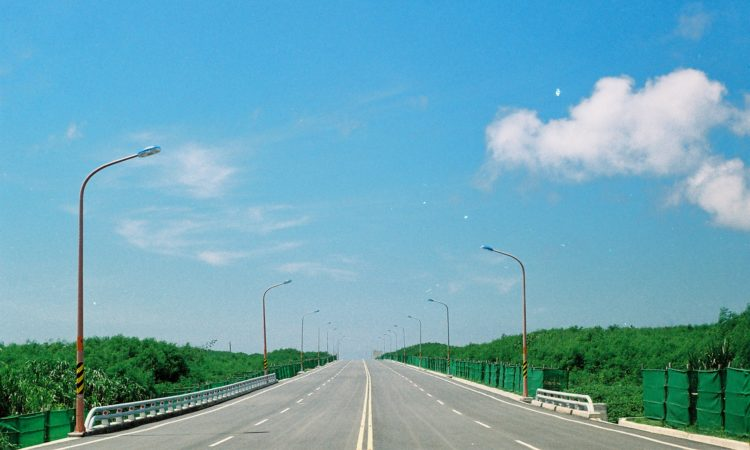
#> input picture your_source_directory/A1486541280.jpg, 750 x 450 px; its folder holds only this picture in this run
$ python index.py
#> lines starting #> are read from the running program, lines starting #| are printed output that depends on the picture
from PIL import Image
import os

# 源目錄和目標目錄
source_directory = "./your_source_directory"
output_directory = "./new_cover"

# 確保目標目錄存在，如果不存在則創建
if not os.path.exists(output_directory):
    os.makedirs(output_directory)

# 獲取源目錄下所有文件
file_list = os.listdir(source_directory)

# 循環處理每個文件
for filename in file_list:
    if filename.lower().endswith(('.jpg', '.jpeg', '.png', '.gif', '.webp')):  # 僅處理圖片文件
        input_path = os.path.join(source_directory, filename)
        output_path = os.path.join(output_directory, filename)

        # 打開圖像
        img = Image.open(input_path)
#> img is the input picture: PIL image 750x450 RGB; mean R, G, B 109.3, 166.7, 182.6

        # 計算縮放比例
        target_width = 1920
        target_height = 1230
        scale = max(target_width / img.width, target_height / img.height)
#> scale = 2.73

        # 計算新的寬度和高度
        new_width = int(img.width * scale)
#> new_width = 2050
        new_height = int(img.height * scale)
#> new_height = 1230

        # 調整圖像大小
        img_resized = img.resize((new_width, new_height))

        # 創建新的圖像並居中
        new_img = Image.new("RGB", (target_width, target_height), "white")
#> new_img: PIL image 1920x1230 RGB; every value is 255
        offset = ((target_width - img_resized.width) // 2, (target_height - img_resized.height) // 2)
#> offset = (-65, 0)
        new_img.paste(img_resized, offset)
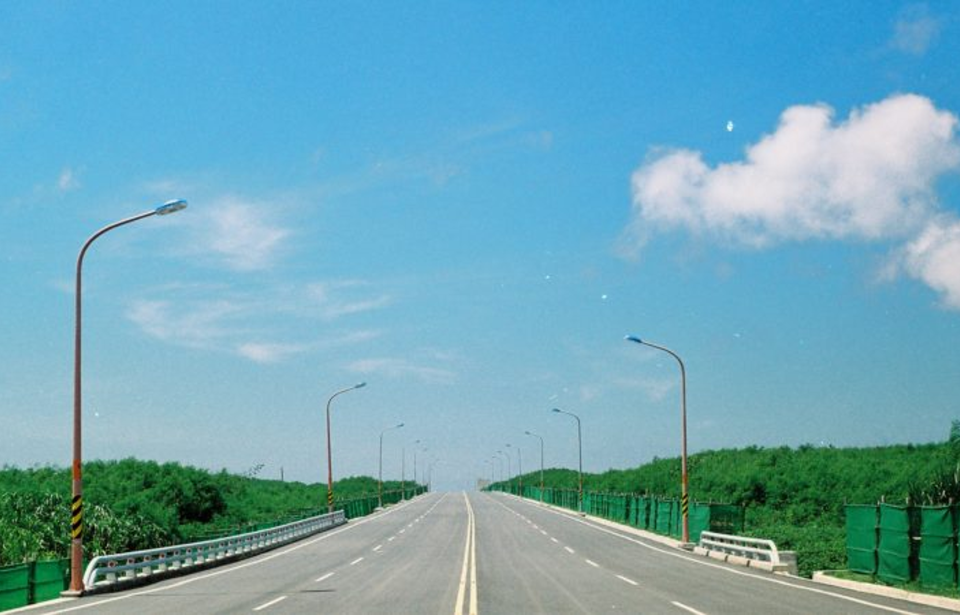
#> new_img: PIL image 1920x1230 RGB (shown at 1/2 size); mean R, G, B 110.8, 167.7, 183.9

        # 裁剪超出畫布的部分
        new_img = new_img.crop((0, 0, target_width, target_height))

        # 保存圖像
        new_img.save(output_path)

        print(f"處理完成: {filename}")

print("所有圖片處理完成。")

$ run again, on your_source_directory/A1486541323.jpg
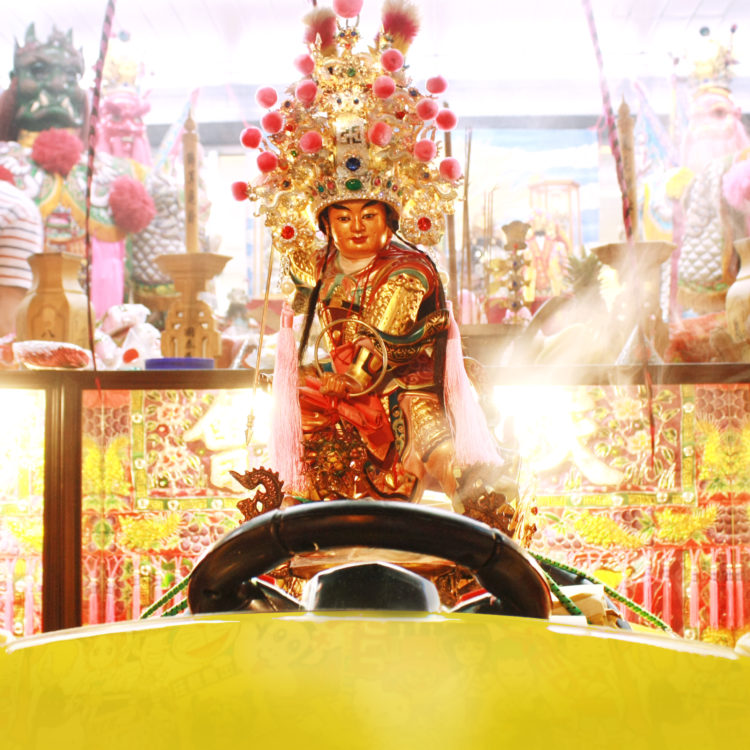
#> input picture your_source_directory/A1486541323.jpg, 750 x 750 px
#> img is the input picture: PIL image 750x750 RGB; mean R, G, B 217, 183.3, 134.4
#> `new_img.paste(img_resized, offset)`:
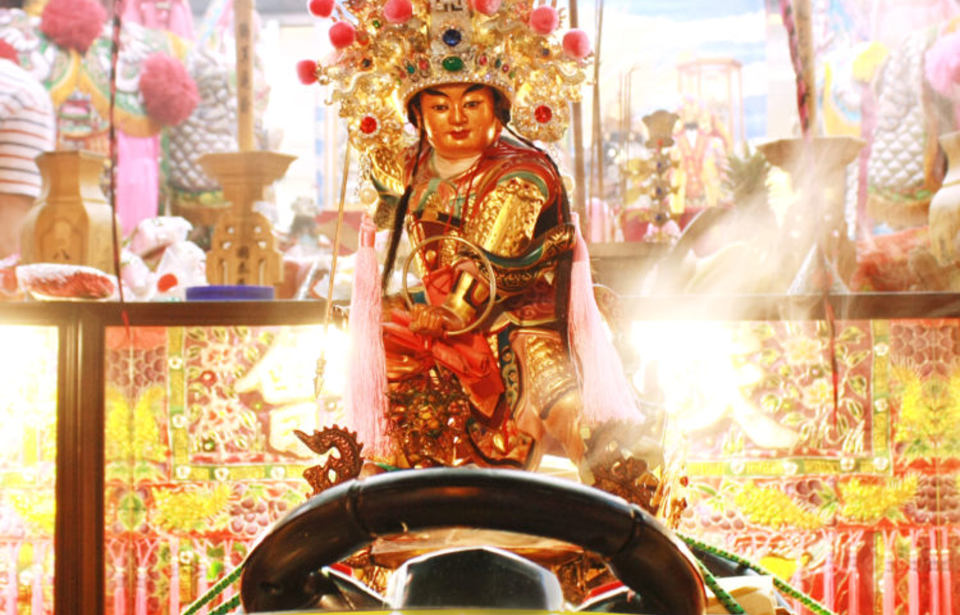
#> new_img: PIL image 1920x1230 RGB (shown at 1/2 size); mean R, G, B 208.3, 167.7, 132.4

$ run again, on your_source_directory/A1486541402.jpg
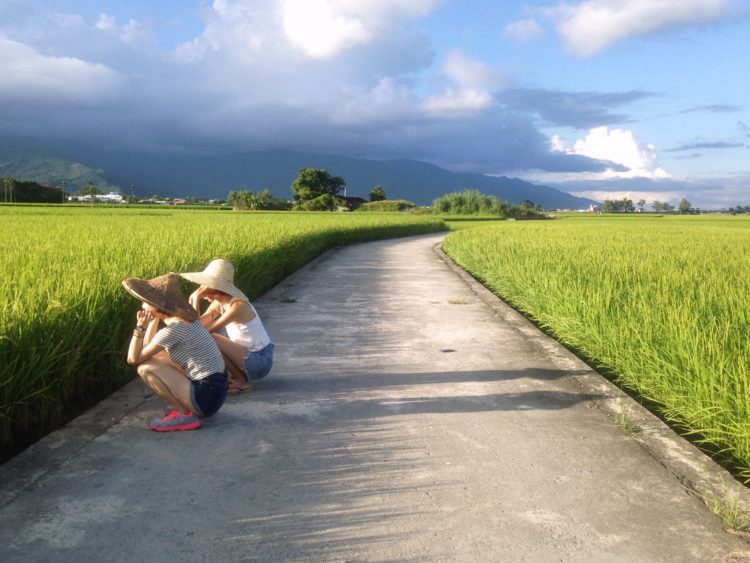
#> input picture your_source_directory/A1486541402.jpg, 750 x 563 px
#> img is the input picture: PIL image 750x563 RGB; mean R, G, B 144.8, 152.3, 140.1
#> `new_img.paste(img_resized, offset)`:
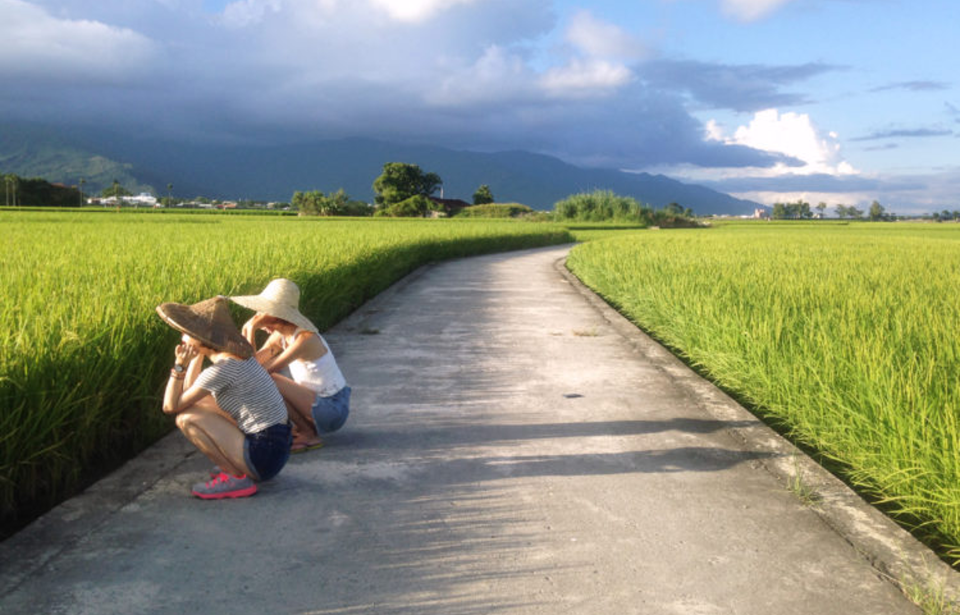
#> new_img: PIL image 1920x1230 RGB (shown at 1/2 size); mean R, G, B 140.6, 148.1, 131.8

$ run again, on your_source_directory/A1486541289.jpg
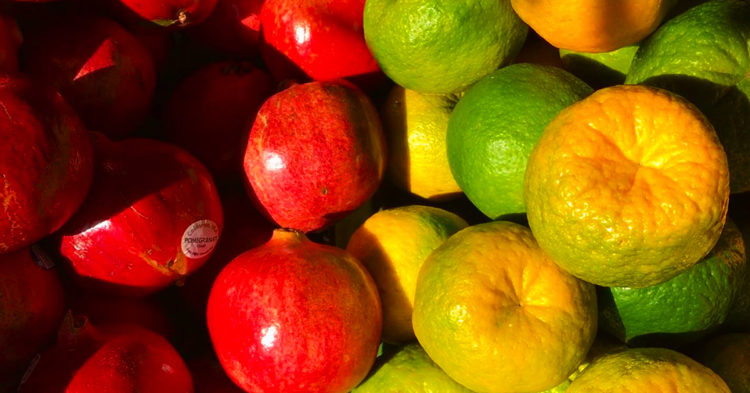
#> input picture your_source_directory/A1486541289.jpg, 750 x 393 px
#> img is the input picture: PIL image 750x393 RGB; mean R, G, B 135, 71.1, 5.4
#> `new_img.paste(img_resized, offset)`:
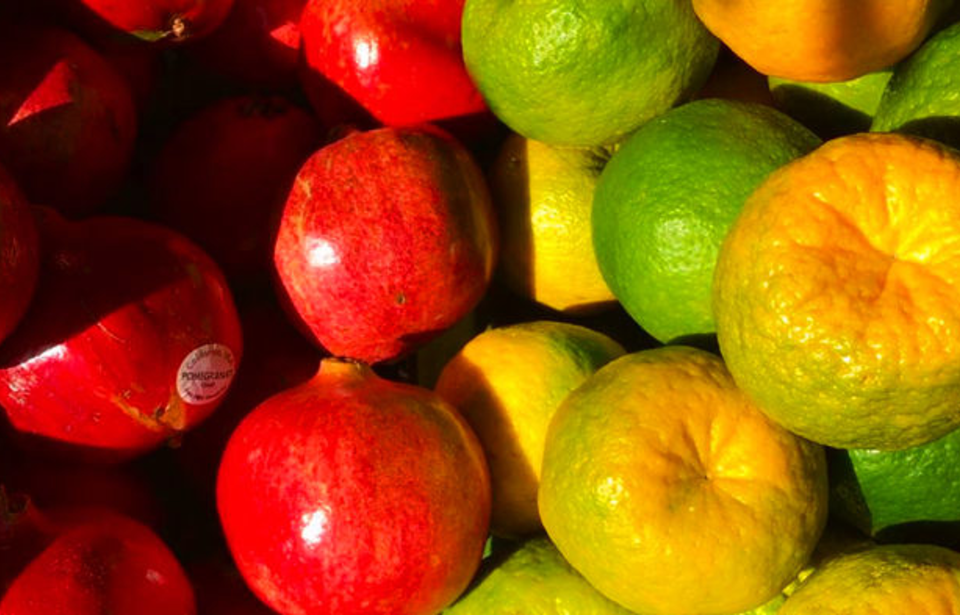
#> new_img: PIL image 1920x1230 RGB (shown at 1/2 size); mean R, G, B 147.6, 78.4, 6.2

$ run again, on your_source_directory/A1486541298.jpg
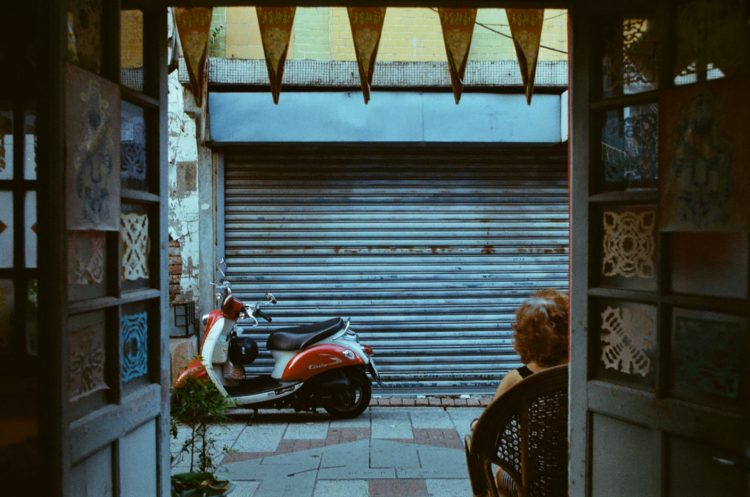
#> input picture your_source_directory/A1486541298.jpg, 750 x 497 px
#> img is the input picture: PIL image 750x497 RGB; mean R, G, B 65.7, 75, 70.1
#> `new_img.paste(img_resized, offset)`:
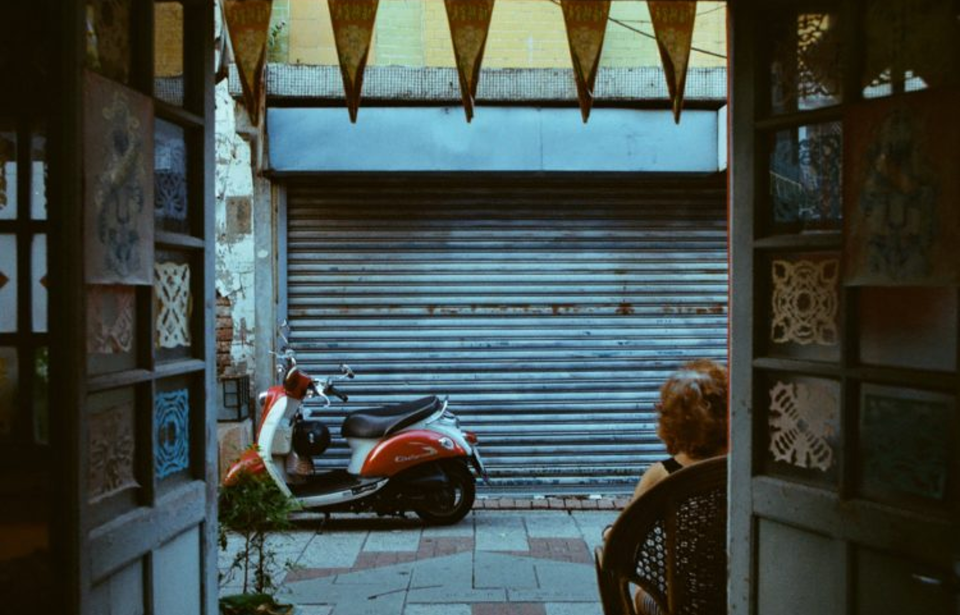
#> new_img: PIL image 1920x1230 RGB (shown at 1/2 size); mean R, G, B 66.3, 75.8, 71.1
